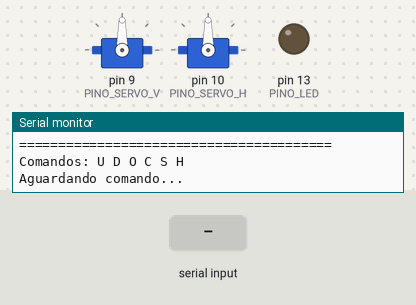
This sketch was run on a simulated Arduino Uno, built with avr-gcc and run on an emulated ATmega328P. Shown: 2 × servo, output pins drawn as LEDs (lit = HIGH), the last lines printed to the serial monitor. Dashed ring = blinking. Inputs (shaded band) come from the test bench.

Above: at 2.5 s.
2.6 s: "S\n" received over Serial
At 2.67 s:
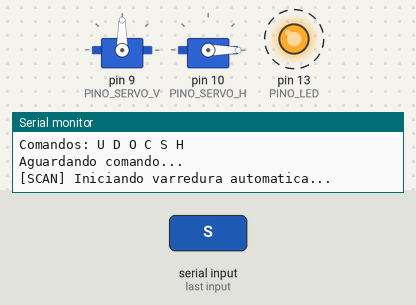
5.6 s: byte 85 ('U') received over Serial
8.6 s: byte 68 ('D') received over Serial
At 9.7 s:
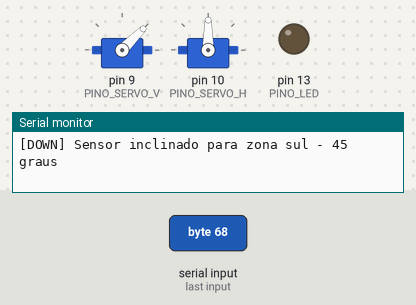
10.7 s: byte 67 ('C') received over Serial
At 12.1 s:
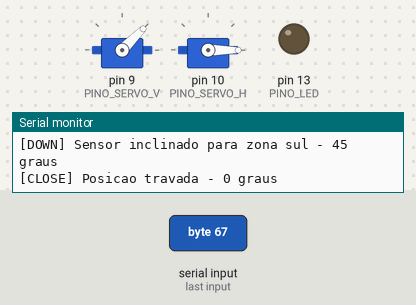
12.6 s: byte 117 ('u') received over Serial
At 13.6 s:
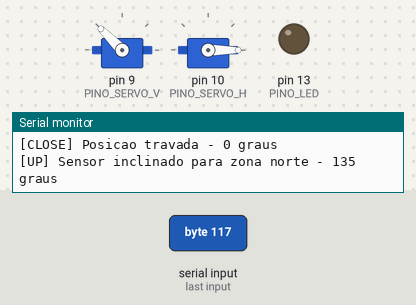
14.5 s: byte 83 ('S') received over Serial
At 15.17 s:
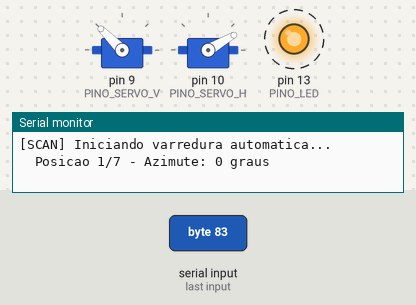
Timing chart, 0 to 18.5 s (numbered marks = the images above; inputs shaded):
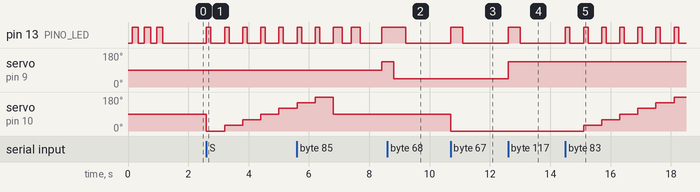

The sketch:

pyrosat_arm.ino
```cpp
#include <Servo.h>

Servo servoVertical;
Servo servoHorizontal;

const int PINO_SERVO_V = 9;
const int PINO_SERVO_H = 10;
const int PINO_LED     = 13;

const int POS_CIMA    = 135;
const int POS_BAIXO   = 45;
const int POS_ABERTO  = 90;
const int POS_FECHADO = 0;
const int POS_NEUTRO  = 90;

void setup() {
  Serial.begin(9600);
  servoVertical.attach(PINO_SERVO_V);
  servoHorizontal.attach(PINO_SERVO_H);
  pinMode(PINO_LED, OUTPUT);
  servoVertical.write(POS_NEUTRO);
  servoHorizontal.write(POS_NEUTRO);
  digitalWrite(PINO_LED, LOW);

  Serial.println("========================================");
  Serial.println("  PyroSat - Scanner Termico v1.0");
  Serial.println("  Sistema de Monitoramento de Queimadas");
  Serial.println("========================================");
  Serial.println("Comandos: U D O C S H");
  Serial.println("Aguardando comando...");

  for (int i = 0; i < 3; i++) {
    digitalWrite(PINO_LED, HIGH);
    delay(200);
    digitalWrite(PINO_LED, LOW);
    delay(200);
  }
}

void loop() {
  if (Serial.available() > 0) {
    char cmd = Serial.read();
    digitalWrite(PINO_LED, HIGH);

    switch (cmd) {
      case 'U': case 'u':
        servoVertical.write(POS_CIMA);
        Serial.println("[UP] Sensor inclinado para zona norte - 135 graus");
        break;
      case 'D': case 'd':
        servoVertical.write(POS_BAIXO);
        Serial.println("[DOWN] Sensor inclinado para zona sul - 45 graus");
        break;
      case 'O': case 'o':
        servoHorizontal.write(POS_ABERTO);
        Serial.println("[OPEN] Travamento liberado - 90 graus");
        break;
      case 'C': case 'c':
        servoHorizontal.write(POS_FECHADO);
        Serial.println("[CLOSE] Posicao travada - 0 graus");
        break;
      case 'S': case 's':
        executarScan();
        break;
      case 'H': case 'h':
        servoVertical.write(POS_NEUTRO);
        servoHorizontal.write(POS_NEUTRO);
        Serial.println("[HOME] Posicao neutra restaurada");
        break;
      case '\n': case '\r': case ' ':
        digitalWrite(PINO_LED, LOW);
        return;
      default:
        Serial.println("[ERRO] Comando invalido. Use: U D O C S H");
        digitalWrite(PINO_LED, LOW);
        return;
    }

    delay(400);
    digitalWrite(PINO_LED, LOW);
  }
}

void executarScan() {
  Serial.println("[SCAN] Iniciando varredura automatica...");
  int posicoes[] = {0, 30, 60, 90, 120, 150, 180};

  for (int i = 0; i < 7; i++) {
    servoHorizontal.write(posicoes[i]);
    digitalWrite(PINO_LED, HIGH);
    delay(150);
    digitalWrite(PINO_LED, LOW);
    delay(150);
    Serial.print("  Posicao ");
    Serial.print(i + 1);
    Serial.print("/7 - Azimute: ");
    Serial.print(posicoes[i]);
    Serial.println(" graus");
    delay(300);
  }

  servoHorizontal.write(POS_NEUTRO);
  Serial.println("[SCAN] Varredura concluida");

  for (int i = 0; i < 2; i++) {
    digitalWrite(PINO_LED, HIGH);
    delay(300);
    digitalWrite(PINO_LED, LOW);
    delay(300);
  }
}
```

Measured:
- after the input at 2.6 s, pin 13 (PINO_LED): alternates HIGH for 0.15 s and LOW for 0.45 s, starting at once; servo on pin 10 (PINO_SERVO_H): 90° → 0° at once, → 30° 0.60 s later, → 60° 0.60 s later, → 90° 0.60 s later, … (5 changes in this stretch)
- after the input at 5.6 s, servo on pin 9 (PINO_SERVO_V): 90° → 135° after 2.8 s
- after the input at 8.6 s, pin 13 (PINO_LED): HIGH → LOW after 0.61 s instead of 0.21 s; servo on pin 9 (PINO_SERVO_V): 135° → 45° after 0.21 s
- after the input at 10.7 s, pin 13 (PINO_LED): LOW → HIGH at once, → LOW 0.40 s later; servo on pin 10 (PINO_SERVO_H): 90° → 0° at once
- after the input at 12.6 s, pin 13 (PINO_LED): LOW → HIGH at once, → LOW 0.40 s later; servo on pin 9 (PINO_SERVO_V): 45° → 135° at once
- after the input at 14.5 s, pin 13 (PINO_LED): alternates HIGH for 0.15 s and LOW for 0.45 s, starting at once; servo on pin 10 (PINO_SERVO_H): moves from 0° to 180° over 3.0 s, starting after 0.60 s
